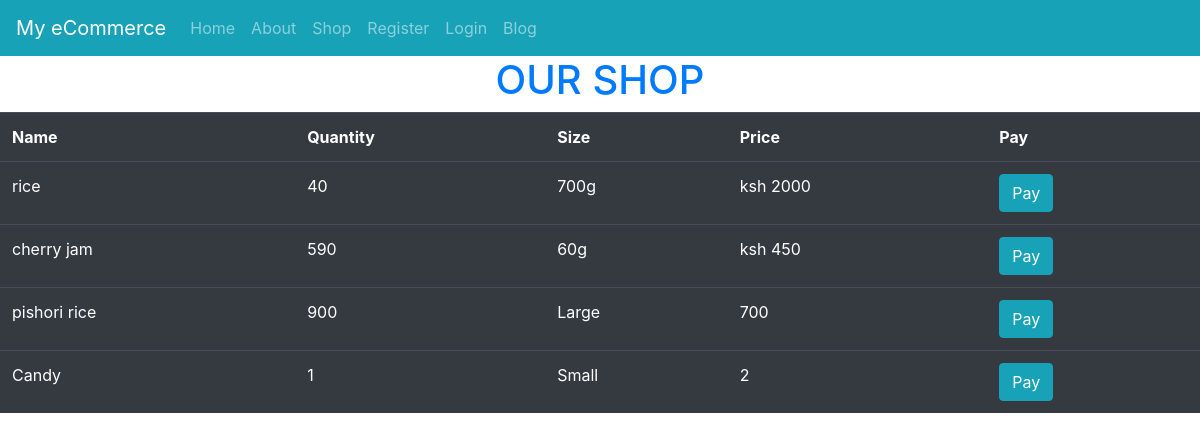
The app's page /shop/ with its own data.
### morningDjangoHtmlFormsProject/models.py (models this page shows)
class Product(models.Model):
    name = models.CharField(max_length=30, blank=False, null=False)
    qty = models.CharField(max_length=30, blank=False, null=False)
    size = models.CharField(max_length=25, blank=False, null=False)
    price = models.CharField(max_length=20, blank=False, null=False)

### morningDjangoHtmlFormsProject/views.py (the view)
# urls.py: path('shop/', user_views.shop, name='shop'),
def shop(request):
    all_products = Product.objects.all()
    context = {"all_products": all_products}
    return render(request, 'shop.html', context)

### templates/shop.html
{% extends 'master.html' %}
{% load static %}
{% block content %}
    <div>
    <h1 class="text-center text-primary">OUR SHOP</h1>
    <table class="table table-dark table-hover">
        <tr>
            <th>Name</th>
            <th>Quantity</th>
            <th>Size</th>
            <th>Price</th>
            <th>Pay</th>
        </tr>
        {% for product in all_products %}
            <tr>
                <td>{{ product.name }}</td>
                <td>{{ product.qty }}</td>
                <td>{{ product.size }}</td>
                <td>{{ product.price }}</td>
                <td><a class="btn btn-info" href="/pay/{{ product.id }}">Pay</a></td>
            </tr>
        {% endfor %}
    </table>
    </div>
{% endblock %}

### records on screen
Product: name "rice", qty "40", size "700g", price "ksh 2000"
Product: name "cherry jam", qty "590", size "60g", price "ksh 450"
Product: name "pishori rice", qty "900", size "Large", price "700"
Product: name "Candy", qty "1", size "Small", price "2"
